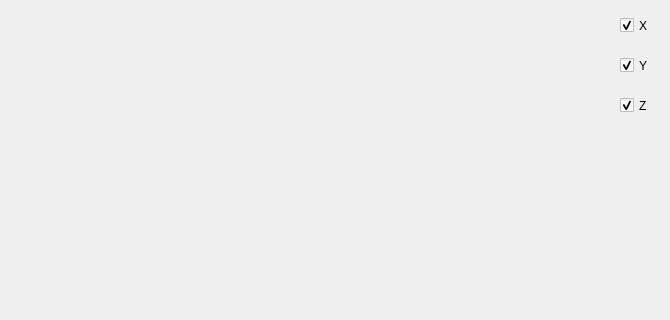
      <widget class="QWidget" name="tab">
       <attribute name="title">
        <string>pb</string>
       </attribute>
       <widget class="QCustomPlot" name="plot_pb" native="true">
        <property name="geometry">
         <rect>
          <x>0</x>
          <y>0</y>
          <width>611</width>
          <height>311</height>
         </rect>
        </property>
       </widget>
       <widget class="QCheckBox" name="CB_pb_x">
        <property name="geometry">
         <rect>
          <x>620</x>
          <y>10</y>
          <width>41</width>
          <height>31</height>
         </rect>
        </property>
        <property name="font">
         <font>
          <pointsize>9</pointsize>
         </font>
        </property>
        <property name="text">
         <string>X</string>
        </property>
        <property name="checked">
         <bool>true</bool>
        </property>
       </widget>
       <widget class="QCheckBox" name="CB_pb_y">
        <property name="geometry">
         <rect>
          <x>620</x>
          <y>50</y>
          <width>41</width>
          <height>31</height>
         </rect>
        </property>
        <property name="font">
         <font>
          <pointsize>9</pointsize>
         </font>
        </property>
        <property name="text">
         <string>Y</string>
        </property>
        <property name="checked">
         <bool>true</bool>
        </property>
       </widget>
       <widget class="QCheckBox" name="CB_pb_z">
        <property name="geometry">
         <rect>
          <x>620</x>
          <y>90</y>
          <width>41</width>
          <height>31</height>
         </rect>
        </property>
        <property name="font">
         <font>
          <pointsize>9</pointsize>
         </font>
        </property>
        <property name="text">
         <string>Z</string>
        </property>
        <property name="checked">
         <bool>true</bool>
        </property>
       </widget>
      </widget>
